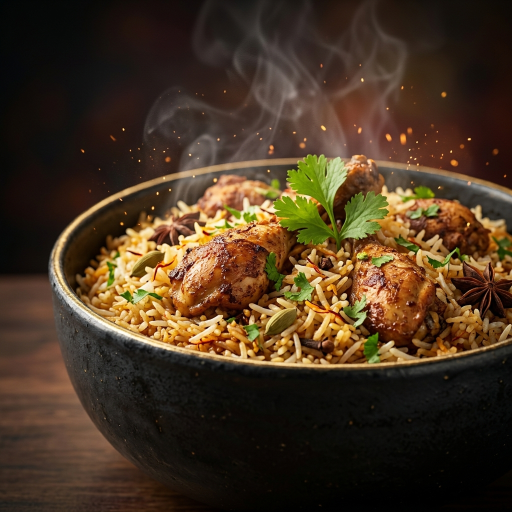
#> input picture mobile/assets/hero_biryani_bowl.jpg, 1024 x 1024 px, given in place of icon.png, which was not available (shown at 1/2 size)
$ python generate_store_assets.py
#> lines starting #> are read from the running program, lines starting #| are printed output that depends on the picture; pictures that were not available may be replaced by others from this repository, and a replacement may not be noted
import os
from PIL import Image, ImageEnhance, ImageFilter

def generate_assets():
    base_dir = "/Users/ajitprajapati/Afoodoo"
    store_dir = os.path.join(base_dir, "store_assets")
    os.makedirs(store_dir, exist_ok=True)

    # 1. Generate 512x512 App Icon
    icon_src = os.path.join(base_dir, "mobile", "assets", "icon.png")
    icon_out = os.path.join(store_dir, "playstore_icon_512x512.png")

    with Image.open(icon_src) as img:
#> img is the input picture: PIL image 1024x1024 RGB; mean R, G, B 72, 53.2, 33.6
        img_512 = img.resize((512, 512), Image.Resampling.LANCZOS)
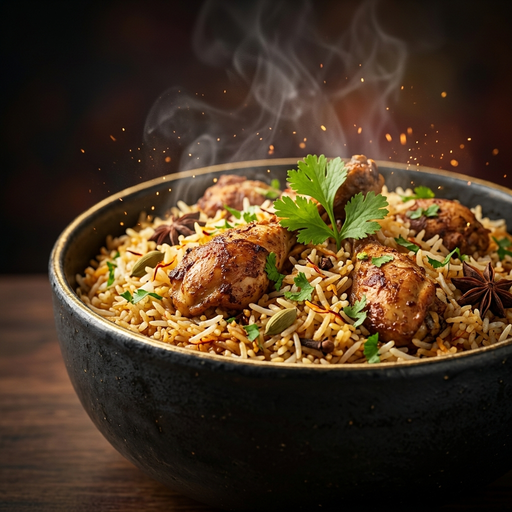
#> img_512: PIL image 512x512 RGB; mean R, G, B 72, 53.2, 33.6
        img_512.save(icon_out, "PNG", optimize=True)
        print(f"Generated Icon: {icon_out} ({img_512.size})")
#| Generated Icon: /Users/ajitprajapati/Afoodoo/store_assets/playstore_icon_512x512.png ((512, 512))

    # 2. Generate 1024x500 Feature Graphic
    # Source AI banner
    banner_src = "/Users/ajitprajapati/.gemini/antigravity-ide/brain/ceadc99f-1376-4a8a-bca1-b5eb2e10932b/play_store_feature_graphic_1790437789451.jpg"
    logo_src = os.path.join(base_dir, "mobile", "assets", "afoodoo-logo-light.png")
    feature_out = os.path.join(store_dir, "feature_graphic_1024x500.png")

    with Image.open(banner_src) as banner:
        # Target aspect ratio: 1024 / 500 = 2.048
        # Banner is 1376 x 768 (ratio 1.791)
        # We need to crop height to match 1024x500:
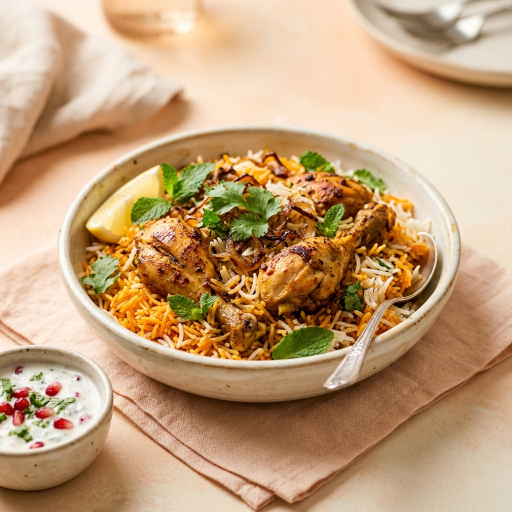
#> input picture mobile/assets/hero_biryani_bowl_light.jpg, 1024 x 1024 px, given in place of play_store_feature_graphic_1790437789451.jpg, which was not available (shown at 1/2 size)
#> banner is the input picture: PIL image 1024x1024 RGB; mean R, G, B 193.5, 158.8, 121.4
        target_height = int(banner.width / 2.048) # 1376 / 2.048 = 671
#> target_height = 500

        top = (banner.height - target_height) // 2
#> top = 262
        bottom = top + target_height
#> bottom = 762
        cropped_banner = banner.crop((0, top, banner.width, bottom))
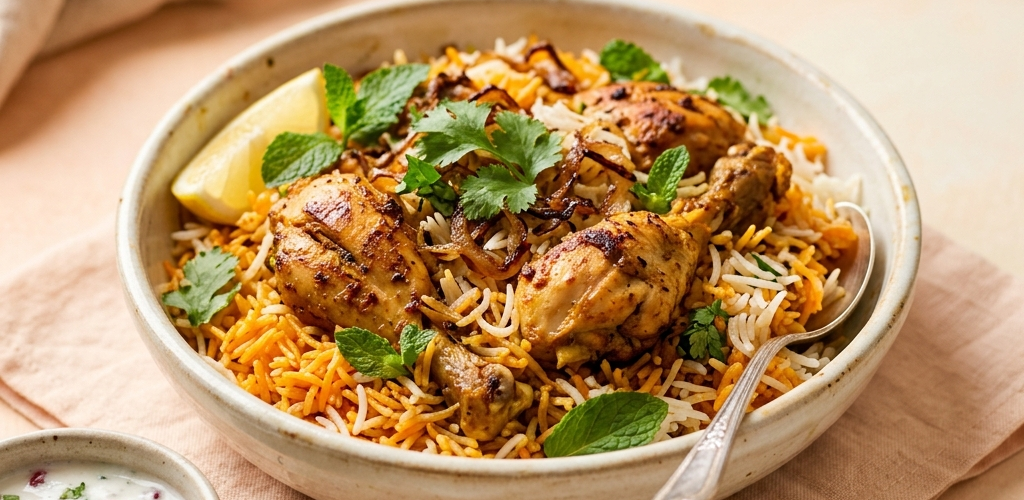
#> cropped_banner: PIL image 1024x500 RGB; mean R, G, B 185.5, 148.3, 102.1

        # Resize to exact 1024 x 500
        feature_img = cropped_banner.resize((1024, 500), Image.Resampling.LANCZOS).convert("RGBA")

        # Load logo to overlay on the right side
        if os.path.exists(logo_src):
            with Image.open(logo_src) as logo:
                logo_rgba = logo.convert("RGBA")
                # Target logo width ~ 340px
                target_w = 340
                ratio = target_w / logo_rgba.width
                target_h = int(logo_rgba.height * ratio)
                resized_logo = logo_rgba.resize((target_w, target_h), Image.Resampling.LANCZOS)

                # Position on the right side over the dark ambient glow
                # feature_img is 1024 wide, left side has the tiffin up to ~ 550px
                x_pos = 1024 - target_w - 60
                y_pos = (500 - target_h) // 2 - 10

                # Composite with alpha
                feature_img.paste(resized_logo, (x_pos, y_pos), resized_logo)

        # Save as PNG
        feature_img.convert("RGB").save(feature_out, "PNG", optimize=True)
        print(f"Generated Feature Graphic: {feature_out} ({feature_img.size})")
#| Generated Feature Graphic: /Users/ajitprajapati/Afoodoo/store_assets/feature_graphic_1024x500.png ((1024, 500))

if __name__ == "__main__":
    generate_assets()
